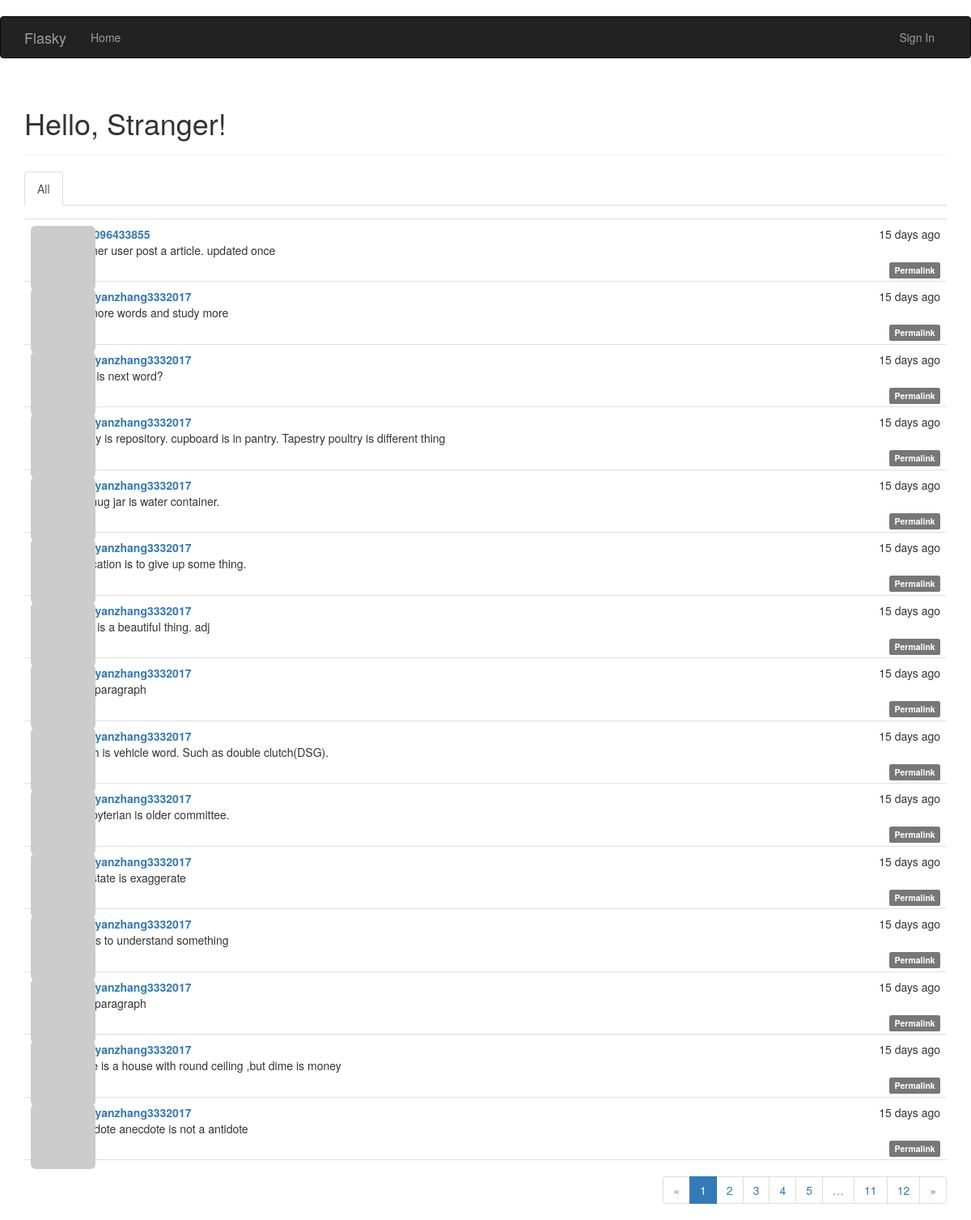
Before: / with the older database file.
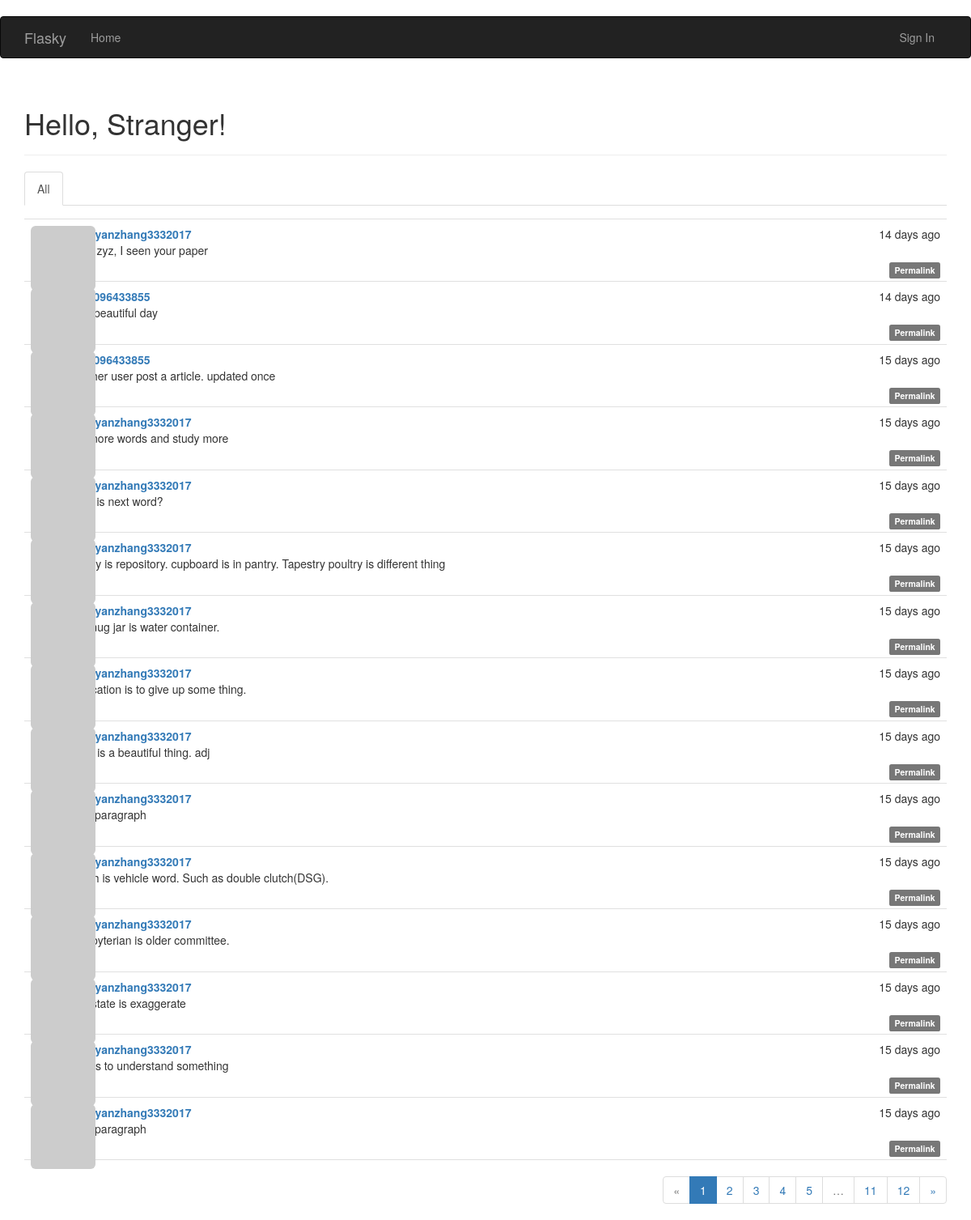
After: the same page with the newer database file.
### app/models.py (models this page shows, shortened)
class Post(db.Model):
    __tablename__='posts'
    id = db.Column(db.Integer,primary_key=True)
    body = db.Column(db.Text)
    body_html=db.Column(db.Text)
    timestamp=db.Column(db.DateTime,index=True,default=datetime.utcnow)
    author_id=db.Column(db.Integer,db.ForeignKey('users.id'))

class User(UserMixin,db.Model):
    __tablename__ = 'users'
    id = db.Column(db.Integer, primary_key=True)
    email = db.Column(db.String(64), unique=True, index=True)
    username = db.Column(db.String(64), unique=True, index=True)
    role_id = db.Column(db.Integer, db.ForeignKey('roles.id'))
    password_hash=db.Column(db.String(128))
    confirmed =db.Column(db.Boolean,default=False)
    posts=db.relationship('Post',backref='author',lazy='dynamic')
    followed = db.relationship('Follow',
                                foreign_keys=[Follow.follower_id],
                                backref=db.backref('follower', lazy='joined'),
                                lazy='dynamic',
                                cascade='all, delete-orphan')
    followers = db.relationship('Follow',
                                foreign_keys=[Follow.followed_id],
                                backref=db.backref('followed', lazy='joined'),
                                lazy='dynamic',
                                cascade='all, delete-orphan')
    @property
    def password(self):
        raise AttributeError ('password is not a readable attribute')
    name= db.Column(db.String(64))
    location=db.Column(db.String(64))
    about_me=db.Column(db.Text())
    member_since=db.Column(db.DateTime(),default=datetime.utcnow)
    last_seen=db.Column(db.DateTime(),default=datetime.utcnow)
    avatar_hash =db.Column(db.String(32))
    def gravatar(self,size=100,default='identicon',rating='g'):
        if request.is_secure:
            url='https://secure.gravatar.com/avatar'
        else:
            url='http://www.gravatar.com/avatar'
        hash=self.avatar_hash or hashlib.md5(self.email.encode('utf-8')).hexdigest()
        return '{url}/{hash}?s={size}&d={default}&r={rating}'.\
            format(url=url,hash=hash,size=size,default=default,rating=rating)
    '''
    def change_email(self,token):
        pass
        self.email=new_email
        self.avatar_hashself.avatar_hash=hashlib.md5(self.email.encode('utf-8')).hexdigest()
        db.session.add(self)
    '''

### app/main/views.py (the view)
@main.route('/', methods=['GET', 'POST'])
def index():
    form = PostForm()
    if current_user.can(Permission.WRITE_ARTICLES) and\
            form.validate_on_submit():
        post=Post(body=form.body.data,author=current_user._get_current_object())
        db.session.add(post)
        return redirect(url_for('.index'))
    page=request.args.get('page',1,type=int)
    show_followed=False
    if current_user.is_authenticated:
        show_followed=bool(request.cookies.get('show_followed',''))
    if show_followed:
        query =current_user.followed_posts
    else:
        query = Post.query
    pagination=query.order_by(Post.timestamp.desc()).paginate(\
            page,per_page=15,error_out=False)
    posts=pagination.items
    return render_template('index.html',form=form,posts=posts,pagination=pagination\
            ,show_followed=show_followed)

### app/auth/views.py (called while the page is built)
@auth.before_app_request
def before_request():
    if current_user.is_authenticated:
        current_user.ping()
        if not current_user.confirmed\
                and request.endpoint[:5]!='auth.'\
                and request.endpoint !='static':
            return redirect(url_for('auth.unconfirmed'))

### app/main/__init__.py (called while the page is built)
@main.app_context_processor
def inject_permissions():
    return dict(Permission=Permission)

### app/models.py (called while the page is built)
    def can(self,permissions):
        return False

    def is_administrator(self):
        return False

### app/templates/index.html (shortened to what this page needs)
{% extends "base.html" %}
{% import "bootstrap/wtf.html" as wtf %}
{% import "_macros.html" as macros %}
{% block page_content %}
<div class="page-header">
    <h1>Hello, {% if current_user.is_authenticated %}{{ current_user.username }}{% else %}Stranger{% endif %}!</h1>
</div>
<div class="post-tabs">
    <ul class="nav nav-tabs">
        <li {% if not show_followed%} class = "active"{%endif%}><a href="{{url_for('.show_all')}}">All</a></li>
    </ul>
    {% include '_posts.html'%}
</div>
{% if pagination %}
<div class="pagination">
    {{macros.pagination_widget(pagination,'.index')}}
</div>
{% endif %}
{% endblock %}

### app/templates/_posts.html (shortened to what this page needs)
<ul class="posts">
    {% for post in posts %}
    <li class="post">
        <div class="post-thumbnail">
            <a href="{{ url_for('.user', username=post.author.username) }}">
                <img class="img-rounded profile-thumbnail" src="{{ post.author.gravatar(size=40) }}">
            </a>
        </div>
        <div class="post-content">
            <div class="post-date">{{ moment(post.timestamp).fromNow() }}</div>
            <div class="post-author"><a href="{{ url_for('.user', username=post.author.username) }}">{{ post.author.username }}</a></div>
            <div class="post-body">
                {% if post.body_html %}
                    {{ post.body_html | safe }}
                {% else %}
                    {{ post.body }}
                {% endif %}
            </div>
            <div class="post-footer">
                <a href="{{ url_for('.post', id=post.id) }}">
                    <span class="label label-default">Permalink</span>
                </a>
            </div>
        </div>
    </li>
    {% endfor %}
</ul>

Changed rows visible on the page:
no longer on this page (row unchanged): Post: timestamp "15 days ago", author.username "zhaoyanzhang3332017", body_html "dome is a house with round ceiling ,but dime is money"
no longer on this page (row unchanged): Post: timestamp "15 days ago", author.username "zhaoyanzhang3332017", body_html "anecdote anecdote is not a antidote"
added Post: timestamp "14 days ago", author.username "zhaoyanzhang3332017", body_html "hello zyz, I seen your paper"
added Post: timestamp "14 days ago", author.username "zyz1096433855", body_html "next beautiful day"
